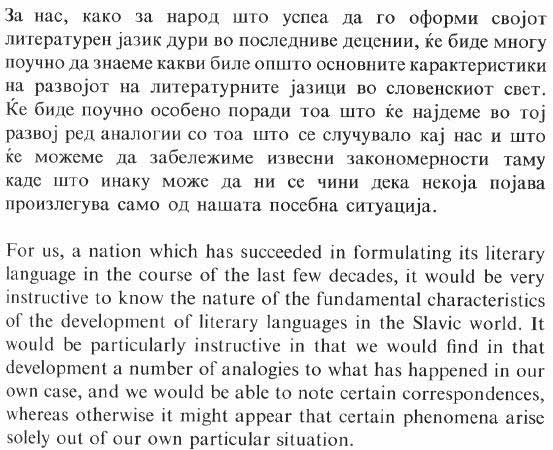
#> input picture vezilka-processing/easyocr/macedoniantext.jpg, 553 x 450 px
$ python -i preprocess.py   (imports and definitions only)
#> lines starting #> are read from the running program, lines starting #| are printed output that depends on the picture; after the words box and inside, x2 and y2 are one past the last pixel; in counts of white or black regions, pixels touching at a corner belong together
#> further down, picture is the input picture: PIL image 553x450 RGB; min 0, max 255, mean 228.4
from PIL import Image, ImageOps, ImageFilter, ImageEnhance

def preprocess(img: Image.Image) -> Image.Image:
    img = img.convert("L")

    img = ImageOps.autocontrast(img, cutoff=0.5)

    img = ImageEnhance.Sharpness(img).enhance(1.05)

    stat = img.getextrema()
#> stat = (0, 255)
    midpoint = (stat[0] + stat[1]) / 2
#> midpoint = 127.5
    img = img.point(lambda p: 255 if p > midpoint else 0)
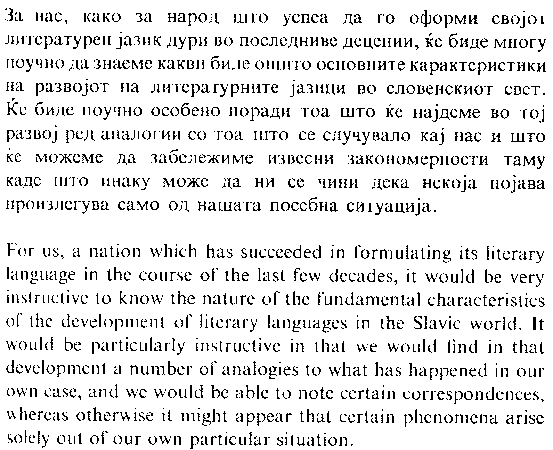
#> img: PIL image 553x450 L; 89.8% white; black in thin lines or dots

    img = img.filter(ImageFilter.MinFilter(3))
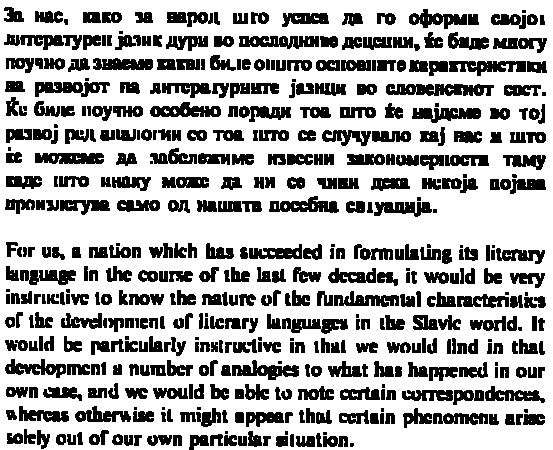
#> img: PIL image 553x450 L; 70.2% white; 474 black regions (47 under 20 px), largest, box (x1, y1, x2, y2) and area: (386, 84, 494, 96) 979, (239, 36, 319, 49) 733, (449, 61, 526, 76) 704
    img = img.filter(ImageFilter.MedianFilter(3))
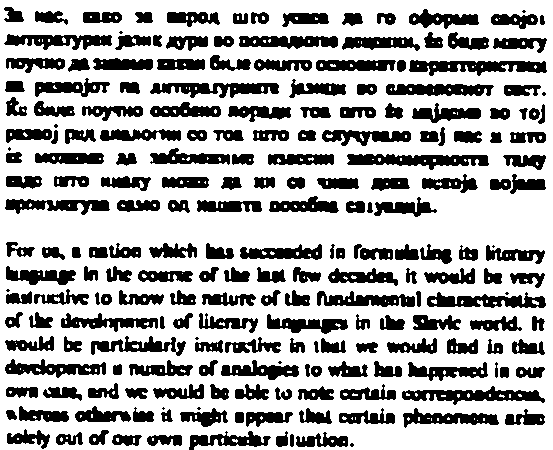
#> img: PIL image 553x450 L; 69.3% white; 219 black regions (13 under 20 px), largest, box (x1, y1, x2, y2) and area: (347, 154, 489, 170) 1355, (409, 60, 547, 76) 1332, (402, 386, 545, 405) 1292

    # processed_path = "./data/preprocessed_debug.png"
    # img.save(processed_path)
    return img

>>> from PIL import Image
>>> picture = Image.open('../easyocr/macedoniantext.jpg')
>>> result = preprocess(picture)
